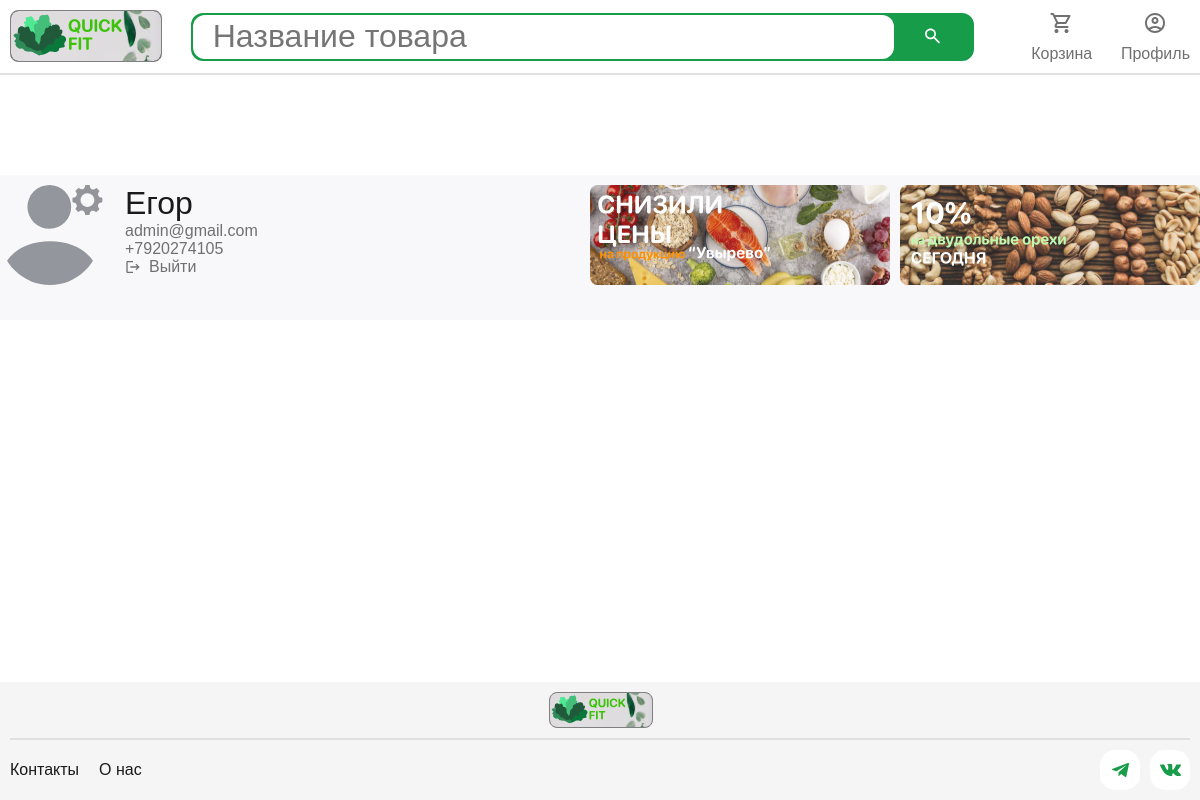
Screenshot of /profile/ (signed in) with the database file from the repository.
### users/models.py (models this page shows, shortened)
class CustomUser(AbstractUser):
    email = models.EmailField(unique=True, max_length=66)
    first_name = models.CharField(max_length=66)
    last_name = models.CharField(max_length=66)
    address1 = models.CharField(max_length=128, blank=True, null=True)
    address2 = models.CharField(max_length=128, blank=True, null=True)
    city = models.CharField(max_length=128, blank=True, null=True)
    country = models.CharField(max_length=128, blank=True, null=True)
    province = models.CharField(max_length=128, blank=True, null=True)
    postal_code = models.CharField(max_length=20, blank=True, null=True)
    phone = models.CharField(max_length=15, blank=True, null=True)
    marketing_consent1 = models.BooleanField(default=False)
    marketing_consent2 = models.BooleanField(default=False)
    username = models.CharField(max_length=150, unique=True, null=True, blank=True)
    objects = CustomUserManager()
    USERNAME_FIELD = 'email'
    REQUIRED_FIELDS = ['first_name', 'last_name']

### users/views.py (the view)
# urls.py: path('profile/', views.profile_views, name='profile'),
@login_required
def profile_views(request):
    return render(request, 'profile.html', {'user': request.user})

### cart/context_processors.py (called while the page is built)
def cart(request):
    return {'cart':Cart(request)}

### users/templates/profile.html (shortened to what this page needs)
{% extends 'base.html' %}
{% load static %}
{% block link %}<link rel="stylesheet" href="{% static "css/profile.css" %}">{% endblock link %}
{% block content %}
<div class="block">
    <div class="wrapper">
            <div class="block1">
                <img src="{% static "img/avatar2.svg" %}" alt="avatar" width="100" height="100" class="avatar">
                <a href="{% url "users:edit_account_details" %}" class="block1-link">
                </a>
                <div class="block2">
                    <p class="text_32px black">{{request.user.first_name}}</p>
                    <p class="text_16px grey">{{request.user.email}}</p>
                    {% if request.user.phone %}
                        <p class="text_16px grey">{{request.user.phone}}</p>
                    {% endif %}
                    <a href="{% url "users:logout" %}" class="logout-link">
                        <p class="text_16px grey">Выйти</p>
                    </a>
                </div>
            </div>
            <div class="block11">
                <img src="{% static "img/Group 1.svg" %}" alt="" class="banner">
                <img src="{% static "img/Group 12.svg" %}" alt="" class="banner">
            </div>
    </div>
</div>
{% endblock %}

### main/static/css/base.css (style rules this page uses)
.grey { color: #707070; }
.black { color: #1A1A1A; }
.text_16px { font-size: 1.6rem; }
.text_32px { font-size: 3.2rem; }
* { list-style: none; margin: 0; padding: 0; text-decoration: none; font-family: 'Euclid Circular A', sans-serif; font-size: 62.5%; font-weight: 400; box-sizing: border-box; border: 0; }
.wrapper { max-width: 1260px; margin: 0 auto; align-content: center; }

### main/static/css/profile.css (style rules this page uses)
.block { background-color: #F8F8FA; width: 100%; padding: 10px 0px 35px 0px; }
.block>div { display: flex; justify-content: space-between; align-items: center; }
.block1 { display: flex; gap: 25px; }
.avatar { border-radius: 50%; }
.block1-link { position: absolute; margin-left: 72px; width: 31px; height: 30px; }
.logout-link { display: flex; align-items: center; gap: 8px; }
.banner { height: 100px; align-self: center; }
.block11 { display: flex; gap: 10px; }

### rows the page displays
CustomUser: user.first_name "Егор", user.email "admin@gmail.com", user.phone "+7920274105"
